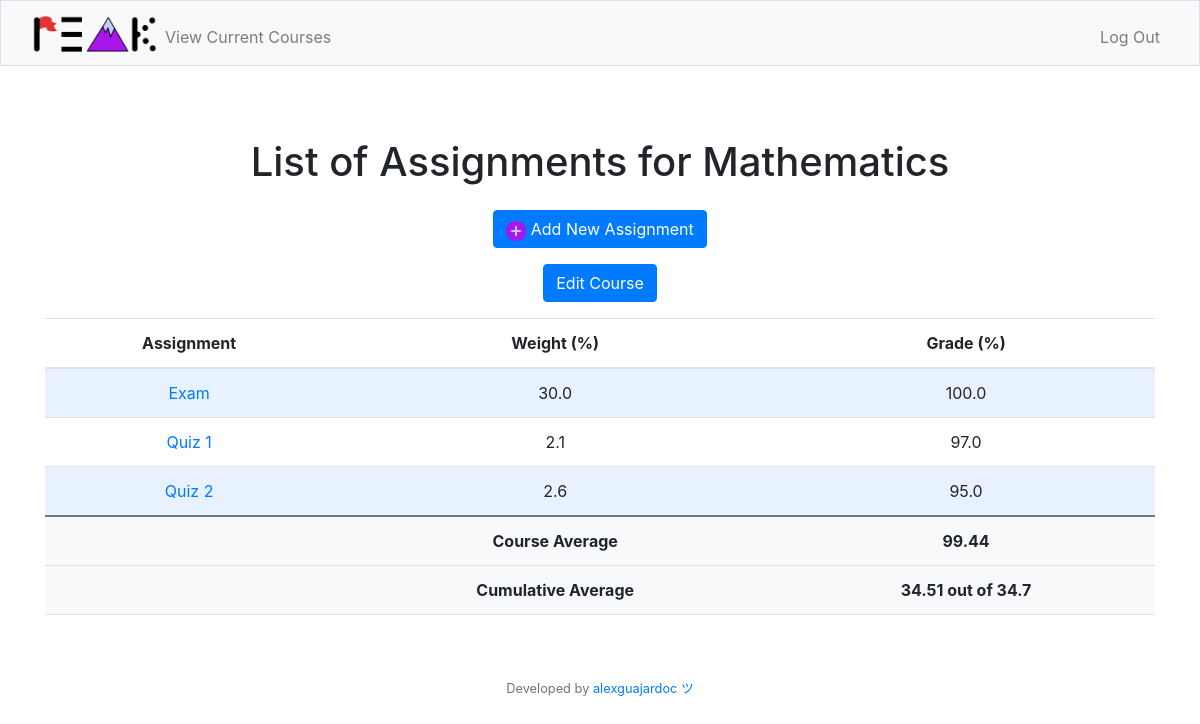
/assignments?course=Mathematics (signed in), run on an earlier commit of the app's database.
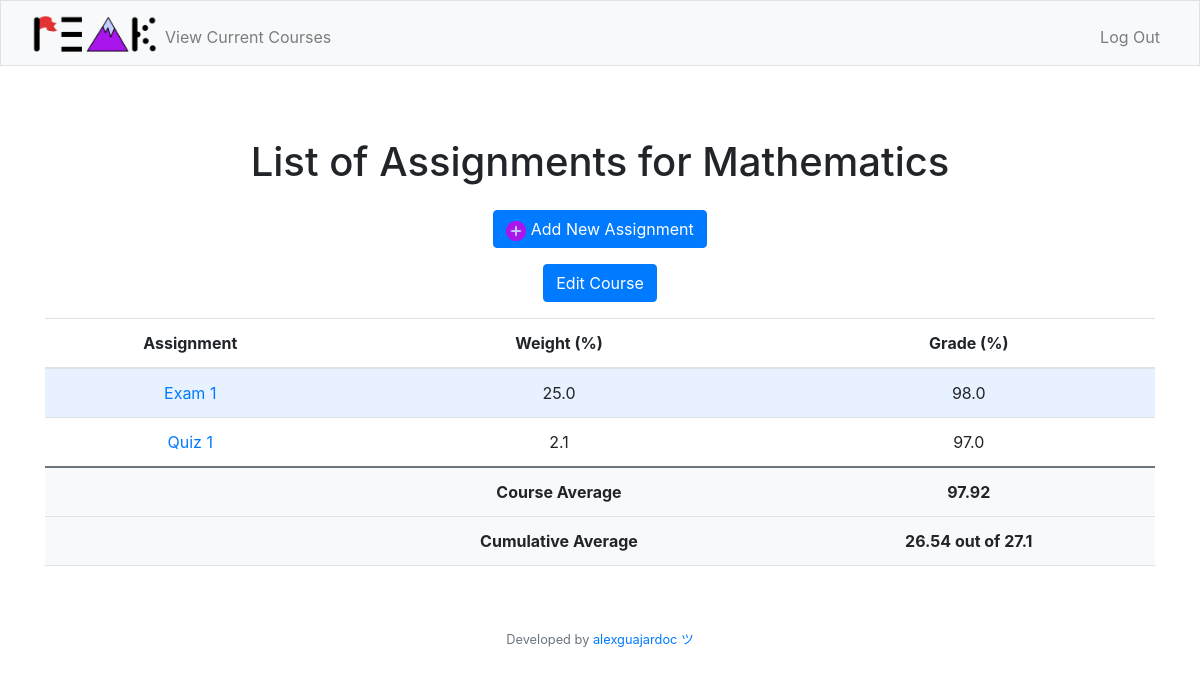
And on a later commit of the database.
### tables this page shows
CREATE TABLE courses (course_id INTEGER PRIMARY KEY AUTOINCREMENT NOT NULL, course_name TEXT NOT NULL, credits REAL NOT NULL, grade REAL NOT NULL, assignmentcount INTEGER NOT NULL, user_id INTEGER, period_id INTEGER, FOREIGN KEY (user_id) REFERENCES users(user_id), FOREIGN KEY (period_id) REFERENCES periods(period_id));

CREATE TABLE assignments (assignment_id INTEGER PRIMARY KEY AUTOINCREMENT NOT NULL, assignment_name TEXT NOT NULL, grade REAL NOT NULL, weight REAL NOT NULL, user_id INTEGER, period_id INTEGER, course_id INTEGER, date DATE, FOREIGN KEY (user_id) REFERENCES users(user_id), FOREIGN KEY (period_id) REFERENCES period(period_id), FOREIGN KEY (course_id) REFERENCES courses(course_id));

### app.py (the view)
@app.route('/assignments')
@login_required
def assignments():
    course_name = request.args.get('course')
    cId = crsr.execute("SELECT course_id FROM courses WHERE course_name = ? AND user_id = ?", (course_name,session["user_id"])).fetchall()
    assignments = crsr.execute("SELECT assignment_name, weight, grade FROM assignments WHERE course_id = ? AND user_id = ?", (cId[0][0],session["user_id"])).fetchall()
    avg = crsr.execute("SELECT SUM(grade * weight) / SUM(weight) FROM assignments WHERE course_id = ? AND user_id = ?", (cId[0][0],session["user_id"])).fetchall()
    avg2 = crsr.execute("SELECT SUM(0.01 * grade * weight) FROM assignments WHERE course_id = ? AND user_id = ?", (cId[0][0],session["user_id"])).fetchall()
    max = crsr.execute("SELECT SUM(weight) FROM assignments WHERE course_id = ? AND user_id = ?", (cId[0][0],session["user_id"])).fetchall()
    return render_template("assignments.html", course_name=course_name, assignments=assignments, avg=avg[0][0], avg2=avg2[0][0], max=max[0][0])

### helpers.py (called while the page is built)
def login_required(f):
    @wraps(f)
    def decorated_function(*args, **kwargs):
        if session.get("user_id") is None:
            return redirect("/login")
        return f(*args, **kwargs)
    return decorated_function

### templates/assignments.html (shortened to what this page needs)
{% extends "layout.html" %}
{% block main %}
<div class="container">
    <h1 class="my-4">List of Assignments for {{ course_name }}</h1>
    <div class="mb-3">
        <a href="/newassignment?course_name={{ course_name }}" class="btn btn-primary">
            <img src="/static/plusbutton.png" width="20px" height="20px"></img>
            Add New Assignment
        </a>
    </div>
    <div class="mb-3">
        <a href="/editcourse?course_name={{ course_name }}" class="btn btn-primary">
            Edit Course
        </a>
    </div>
    {% if assignments != [] %}
    <table class="table">
        <thead>
            <tr>
                <th scope="col">Assignment</th>
                <th scope="col">Weight (%)</th>
                <th scope="col">Grade (%)</th>
            </tr>
        </thead>
        <tbody>
            {% for assignment in assignments %}
            <tr>
                <td> <a href="/editassignment?assignment={{ assignment[0] }}">{{ assignment[0] }}</a></td>
                <td>{{ assignment[1] }}</td>
                <td>{{ assignment[2] }}</td>
            </tr>
            {% endfor %}
            <tr style="background-color: #f8f9fa; font-weight: bold; border-top: 2px solid #6c757d;">
                <td> </td>
                <td>Course Average</td>
                <td>{{ avg | round(2) }}</td>
            </tr>
            <tr style="background-color: #f8f9fa; font-weight: bold">
                <td> </td>
                <td>Cumulative Average</td>
                <td>{{ avg2 | round(2) }} out of {{ max | round(2) }}</td>
            </tr>
        </tbody>
    </table>
    {% endif %}
</div>
{% endblock %}

What changed in the data, as far as the page shows it:
no longer on this page (row edited): courses: course_name "Mathematics"
removed assignments: assignment_name "Quiz 2", weight "2.6", grade "95.0"
changed assignments: assignment_name "Exam" → "Exam 1"; weight "30.0" → "25.0"; grade "100.0" → "98.0"
Also different on the page:
{{ course_name }}: (not shown) → "Mathematics"
{{ avg | round(2) }}: "99.44" → "97.92"
{{ avg2 | round(2) }}: "34.51" → "26.54"
{{ max | round(2) }}: "34.7" → "27.1"
